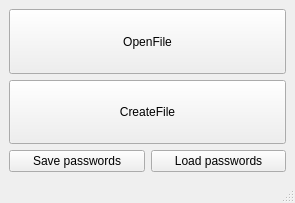
<?xml version="1.0" encoding="UTF-8"?>
<ui version="4.0">
 <class>MainWindow</class>
 <widget class="QMainWindow" name="MainWindow">
  <property name="geometry">
   <rect>
    <x>0</x>
    <y>0</y>
    <width>295</width>
    <height>203</height>
   </rect>
  </property>
  <property name="windowTitle">
   <string>MainWindow</string>
  </property>
  <widget class="QWidget" name="centralwidget">
   <layout class="QHBoxLayout" name="horizontalLayout_2">
    <item>
     <layout class="QVBoxLayout" name="verticalLayout">
      <item>
       <widget class="QPushButton" name="openBtn">
        <property name="sizePolicy">
         <sizepolicy hsizetype="Minimum" vsizetype="MinimumExpanding">
          <horstretch>0</horstretch>
          <verstretch>0</verstretch>
         </sizepolicy>
        </property>
        <property name="text">
         <string>OpenFile</string>
        </property>
       </widget>
      </item>
      <item>
       <widget class="QPushButton" name="createBtn">
        <property name="sizePolicy">
         <sizepolicy hsizetype="Minimum" vsizetype="MinimumExpanding">
          <horstretch>0</horstretch>
          <verstretch>0</verstretch>
         </sizepolicy>
        </property>
        <property name="text">
         <string>CreateFile</string>
        </property>
       </widget>
      </item>
      <item>
       <layout class="QHBoxLayout" name="horizontalLayout">
        <item>
         <widget class="QPushButton" name="pSaveBtn">
          <property name="text">
           <string>Save passwords</string>
          </property>
         </widget>
        </item>
        <item>
         <widget class="QPushButton" name="pushButton_2">
          <property name="text">
           <string>Load passwords</string>
          </property>
         </widget>
        </item>
       </layout>
      </item>
     </layout>
    </item>
   </layout>
  </widget>
  <widget class="QMenuBar" name="menubar">
   <property name="geometry">
    <rect>
     <x>0</x>
     <y>0</y>
     <width>295</width>
     <height>26</height>
    </rect>
   </property>
  </widget>
  <widget class="QStatusBar" name="statusbar"/>
 </widget>
 <resources/>
 <connections/>
</ui>
